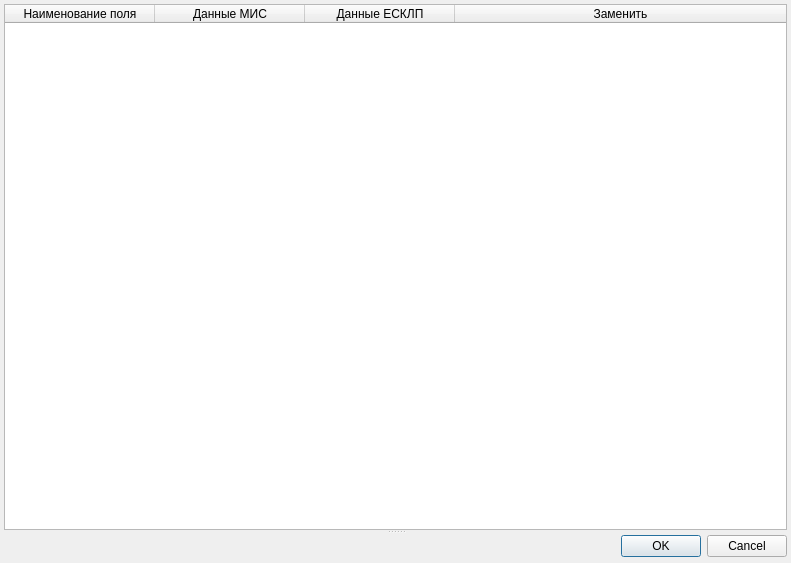
<?xml version="1.0" encoding="UTF-8"?>
<ui version="4.0">
 <class>RBDiscrepancies</class>
 <widget class="QDialog" name="RBDiscrepancies">
  <property name="geometry">
   <rect>
    <x>0</x>
    <y>0</y>
    <width>791</width>
    <height>563</height>
   </rect>
  </property>
  <property name="windowTitle">
   <string>Расхождения между заполняемыми значениями</string>
  </property>
  <property name="windowIcon">
   <iconset resource="../../s11main.qrc">
    <normaloff>:/icons/Icon2.png</normaloff>:/icons/Icon2.png</iconset>
  </property>
  <layout class="QGridLayout" name="gridLayout">
   <property name="margin">
    <number>4</number>
   </property>
   <item row="0" column="0">
    <widget class="QSplitter" name="splitter">
     <property name="orientation">
      <enum>Qt::Vertical</enum>
     </property>
     <widget class="QTableWidget" name="tblDiscrepancies">
      <property name="sizePolicy">
       <sizepolicy hsizetype="Preferred" vsizetype="Preferred">
        <horstretch>0</horstretch>
        <verstretch>0</verstretch>
       </sizepolicy>
      </property>
      <property name="midLineWidth">
       <number>0</number>
      </property>
      <property name="editTriggers">
       <set>QAbstractItemView::NoEditTriggers</set>
      </property>
      <attribute name="horizontalHeaderDefaultSectionSize">
       <number>150</number>
      </attribute>
      <attribute name="horizontalHeaderMinimumSectionSize">
       <number>150</number>
      </attribute>
      <attribute name="horizontalHeaderStretchLastSection">
       <bool>true</bool>
      </attribute>
      <column>
       <property name="text">
        <string>Наименование поля</string>
       </property>
      </column>
      <column>
       <property name="text">
        <string>Данные МИС</string>
       </property>
      </column>
      <column>
       <property name="text">
        <string>Данные ЕСКЛП</string>
       </property>
      </column>
      <column>
       <property name="text">
        <string>Заменить</string>
       </property>
      </column>
     </widget>
     <widget class="QDialogButtonBox" name="buttonBox">
      <property name="maximumSize">
       <size>
        <width>16777215</width>
        <height>25</height>
       </size>
      </property>
      <property name="layoutDirection">
       <enum>Qt::LeftToRight</enum>
      </property>
      <property name="orientation">
       <enum>Qt::Horizontal</enum>
      </property>
      <property name="standardButtons">
       <set>QDialogButtonBox::Cancel|QDialogButtonBox::Ok</set>
      </property>
      <property name="centerButtons">
       <bool>false</bool>
      </property>
     </widget>
    </widget>
   </item>
  </layout>
 </widget>
 <resources>
  <include location="../../s11main.qrc"/>
 </resources>
 <connections>
  <connection>
   <sender>buttonBox</sender>
   <signal>accepted()</signal>
   <receiver>RBDiscrepancies</receiver>
   <slot>accept()</slot>
   <hints>
    <hint type="sourcelabel">
     <x>157</x>
     <y>435</y>
    </hint>
    <hint type="destinationlabel">
     <x>157</x>
     <y>274</y>
    </hint>
   </hints>
  </connection>
  <connection>
   <sender>buttonBox</sender>
   <signal>rejected()</signal>
   <receiver>RBDiscrepancies</receiver>
   <slot>reject()</slot>
   <hints>
    <hint type="sourcelabel">
     <x>157</x>
     <y>435</y>
    </hint>
    <hint type="destinationlabel">
     <x>286</x>
     <y>274</y>
    </hint>
   </hints>
  </connection>
 </connections>
</ui>
